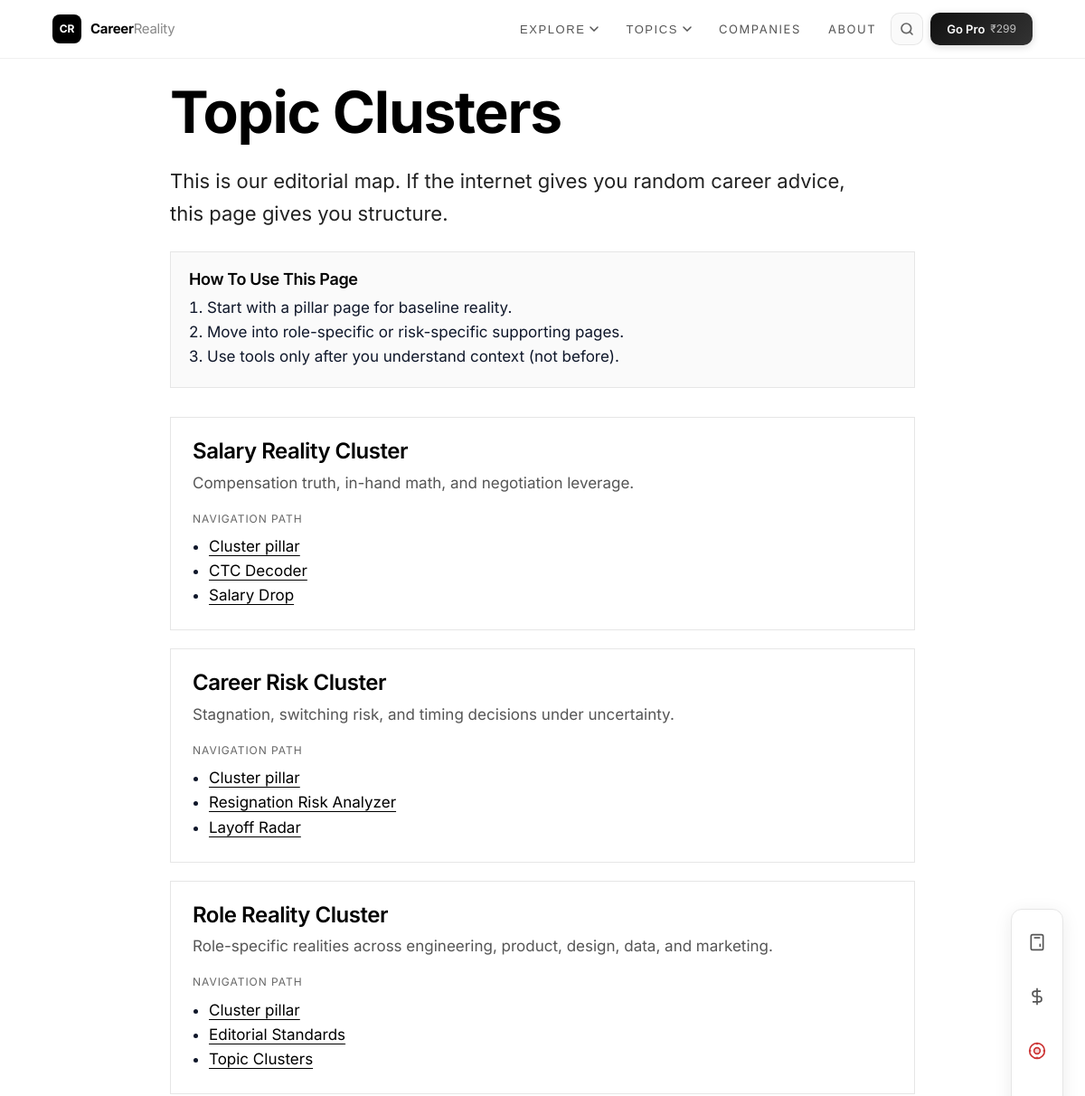
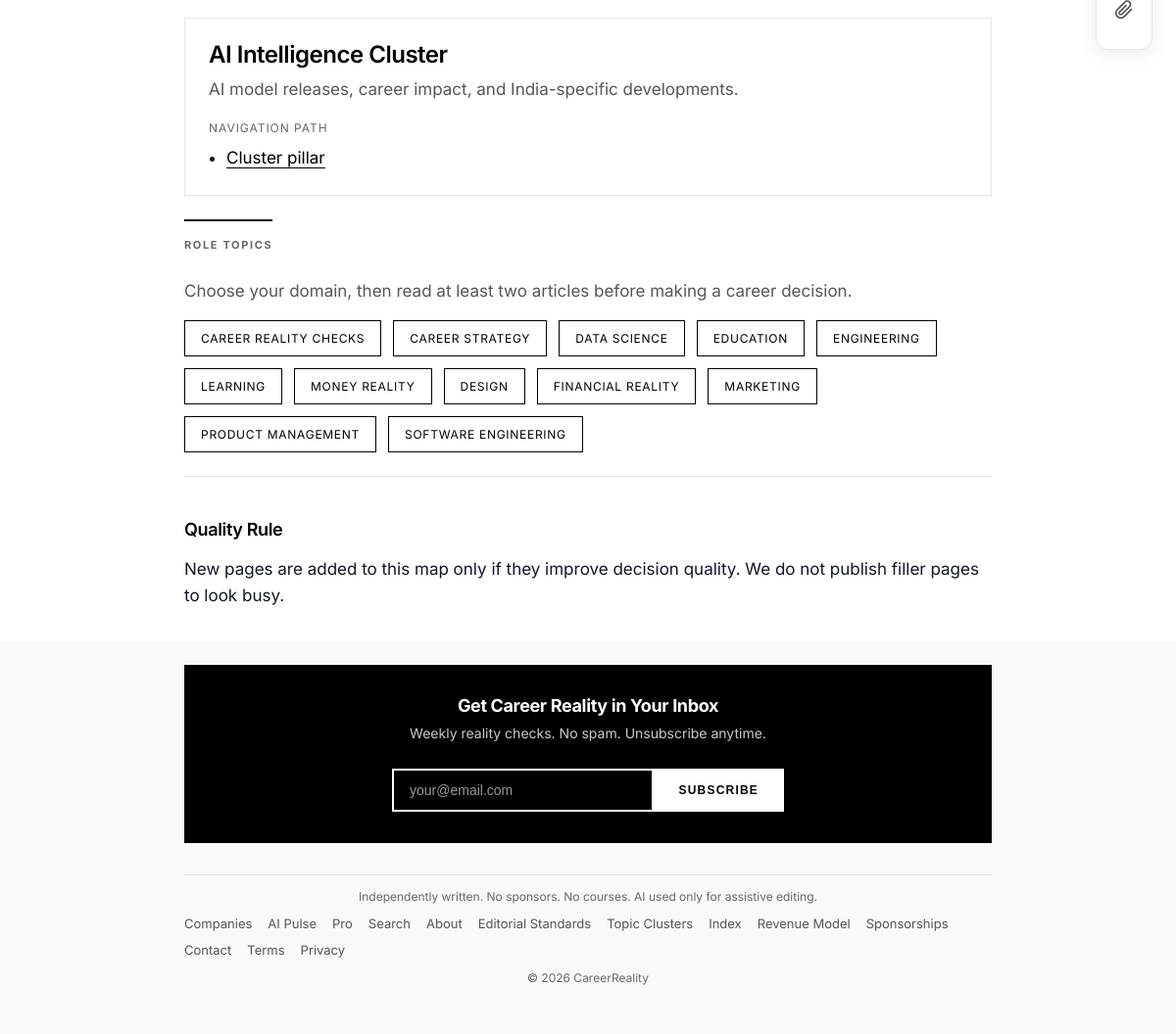
The app's page /topic-clusters/ with its own data (2 pictures, top to bottom).
### content/models.py (models this page shows, shortened)
class Category(models.Model):
    name = models.CharField(max_length=100)
    slug = models.SlugField(unique=True)
    description = models.TextField(blank=True)
    order = models.PositiveIntegerField(default=0, help_text="Display order (0 = first)")
    class Meta:
        verbose_name_plural = "Categories"
        ordering = ['order', 'name']

### core/views.py (the view)
# urls.py: path('topic-clusters/', views.topic_clusters, name='topic_clusters'),
@cache_page(60 * 15)
def topic_clusters(request):
    title = "Topic Clusters - Career Reality India"
    description = "Explore Career Reality authority clusters: salary, career risk, and role-specific market realities."
    categories = Category.objects.all().order_by('order', 'name')
    return render(request, 'core/topic_clusters.html', {
        "categories": categories,
        "clusters": _topic_clusters(),
        **_seo(title, description),
    })

### core/views.py (called while the page is built)
def _seo(title, description):
    return {
        'og_title': title,
        'og_description': description,
        'twitter_title': title,
        'twitter_description': description,
    }

### templates/core/topic_clusters.html (shortened to what this page needs)
{% extends "base.html" %}
{% block content %}
<section class="container-medium" style="margin-top: var(--space-lg); margin-bottom: var(--space-xl);">
    <h1>Topic Clusters</h1>
    <p class="hero-subtitle" style="max-width: 760px;">
        This is our editorial map. If the internet gives you random career advice, this page gives you structure.
    </p>
    <div style="border: 1px solid var(--c-divider); padding: 1.25rem; background: #fafafa; margin-top: 1.5rem;">
        <h2 style="font-size: 18px; margin-top: 0;">How To Use This Page</h2>
        <ol style="margin: 0; padding-left: 20px;">
            <li>Start with a pillar page for baseline reality.</li>
            <li>Move into role-specific or risk-specific supporting pages.</li>
            <li>Use tools only after you understand context (not before).</li>
        </ol>
    </div>
    <div style="display: grid; gap: 1.25rem; margin-top: 2rem;">
        {% for cluster in clusters %}
        <article style="border: 1px solid var(--c-divider); padding: 1.5rem;">
            <h2 style="font-size: 24px; margin: 0 0 0.5rem 0;">{{ cluster.name }}</h2>
            <p style="margin: 0 0 1rem 0; color: var(--c-grey-mid);">{{ cluster.description }}</p>
            <div style="font-size: 12px; text-transform: uppercase; letter-spacing: 0.08em; color: var(--c-grey-light); margin-bottom: 0.5rem;">Navigation Path</div>
            <ul style="margin: 0; padding-left: 18px;">
                <li><a href="{% url cluster.pillar_url_name %}" style="text-decoration: underline;">Cluster pillar</a></li>
                {% for item in cluster.supporting_urls %}
                <li><a href="{% url item.url_name %}" style="text-decoration: underline;">{{ item.label }}</a></li>
                {% endfor %}
            </ul>
        </article>
        {% endfor %}
    </div>
    <div style="margin-top: var(--space-lg);">
        <span class="section-label">ROLE TOPICS</span>
        <p style="margin-top: 0.75rem; margin-bottom: 0.75rem; color: var(--c-grey-mid);">
            Choose your domain, then read at least two articles before making a career decision.
        </p>
        <div style="display: flex; flex-wrap: wrap; gap: 0.75rem; margin-top: 1rem;">
            {% for cat in categories %}
            <a href="{% url 'category_detail' cat.slug %}"
                style="display: inline-block; padding: 0.5rem 1rem; border: 1px solid var(--c-black); text-decoration: none; font-size: 12px; text-transform: uppercase; letter-spacing: 0.06em;">
                {{ cat.name }}
            </a>
            {% endfor %}
        </div>
    </div>
    <div style="margin-top: var(--space-lg); border-top: 1px solid var(--c-divider); padding-top: 1.25rem;">
        <h2 style="font-size: 18px;">Quality Rule</h2>
        <p style="margin-bottom: 0;">
            New pages are added to this map only if they improve decision quality. We do not publish filler pages to look busy.
        </p>
    </div>
</section>
{% endblock %}

### static/css/design-system.css (style rules this page uses)
:root { --cr-black: #0f172a; --cr-black-light: #1e293b; --cr-white: #ffffff; --cr-gray-50: #f8fafc; --cr-gray-100: #f1f5f9; --cr-gray-200: #e2e8f0; --cr-gray-300: #cbd5e1; --cr-gray-400: #94a3b8; --cr-gray-500: #64748b; --cr-gray-600: #475569; --cr-gray-700: #334155; --cr-gray-800: #1e293b; --cr-gray-900: #0f172a; --cr-blue: #38bdf8; --cr-blue-dark: #0ea5e9; --cr-red: #ef4444; --cr-red-dark: #dc2626; --cr-green: #22c55e; --cr-green-dark: #166534; --cr-amber: #f59e0b; --cr-purple: #a78bfa; --cr-success-bg: #dcfce7; --cr-success-text: #166534; --cr-warning-bg: #fef3c7; --cr-warning-text: #92400e; --cr-danger-bg: #fef2f2; --cr-danger-text: #991b1b; --cr-info-bg: #dbeafe; --cr-info-text: #1e40af; --font-sans: 'Inter', -apple-system, BlinkMacSystemFont, 'Segoe UI', sans-serif; --font-mono: 'JetBrains Mono', 'Fira Code', monospace; --space-xs: 0.25rem; --space-sm: 0.5rem; --space-md: 1rem; --space-lg: 1.5rem; --space-xl: 2rem; --space-2xl: 3rem; --space-3xl: 4rem; --radius-sm: 4px; --radius-md: 8px; --radius-lg: 12px; --radius-xl: 16px; --radius-full: 9999px; --shadow-sm: 0 1px 2px rgba(0,0,0,0.05); --shadow-md: 0 4px 6px -1px rgba(0,0,0,0.07), 0 2px 4px -2px rgba(0,0,0,0.05); --shadow-lg: 0 10px 15px -3px rgba(0,0,0,0.08), 0 4px 6px -4px rgba(0,0,0,0.04); --shadow-xl: 0 20px 25px -5px rgba(0,0,0,0.1), 0 8px 10px -6px rgba(0,0,0,0.04); --transition-fast: 0.15s ease; --transition-normal: 0.25s ease; }
*, *::before, *::after { box-sizing: border-box; }
body { font-family: var(--font-sans); color: var(--cr-gray-900); line-height: 1.6; -webkit-font-smoothing: antialiased; -moz-osx-font-smoothing: grayscale; }

### records on screen
Category: name "CAREER REALITY CHECKS"
Category: name "CAREER STRATEGY"
Category: name "DATA SCIENCE"
Category: name "EDUCATION"
Category: name "ENGINEERING"
Category: name "LEARNING"
Category: name "MONEY REALITY"
Category: name "DESIGN"
Category: name "FINANCIAL REALITY"
Category: name "MARKETING"
Category: name "PRODUCT MANAGEMENT"
Category: name "SOFTWARE ENGINEERING"

### other values on screen
{{ cluster.name }} "Salary Reality Cluster" "Career Risk Cluster" "Role Reality Cluster" "AI Intelligence Cluster"
{{ cluster.description }} "Compensation truth, in-hand math, and negotiation leverage." "Stagnation, switching risk, and timing decisions under uncertainty." "Role-specific realities across engineering, product, design, data, and marketing." "AI model releases, career impact, and India-specific developments."
{{ item.label }} "CTC Decoder" "Salary Drop" "Resignation Risk Analyzer" "Layoff Radar" "Editorial Standards" "Topic Clusters"
